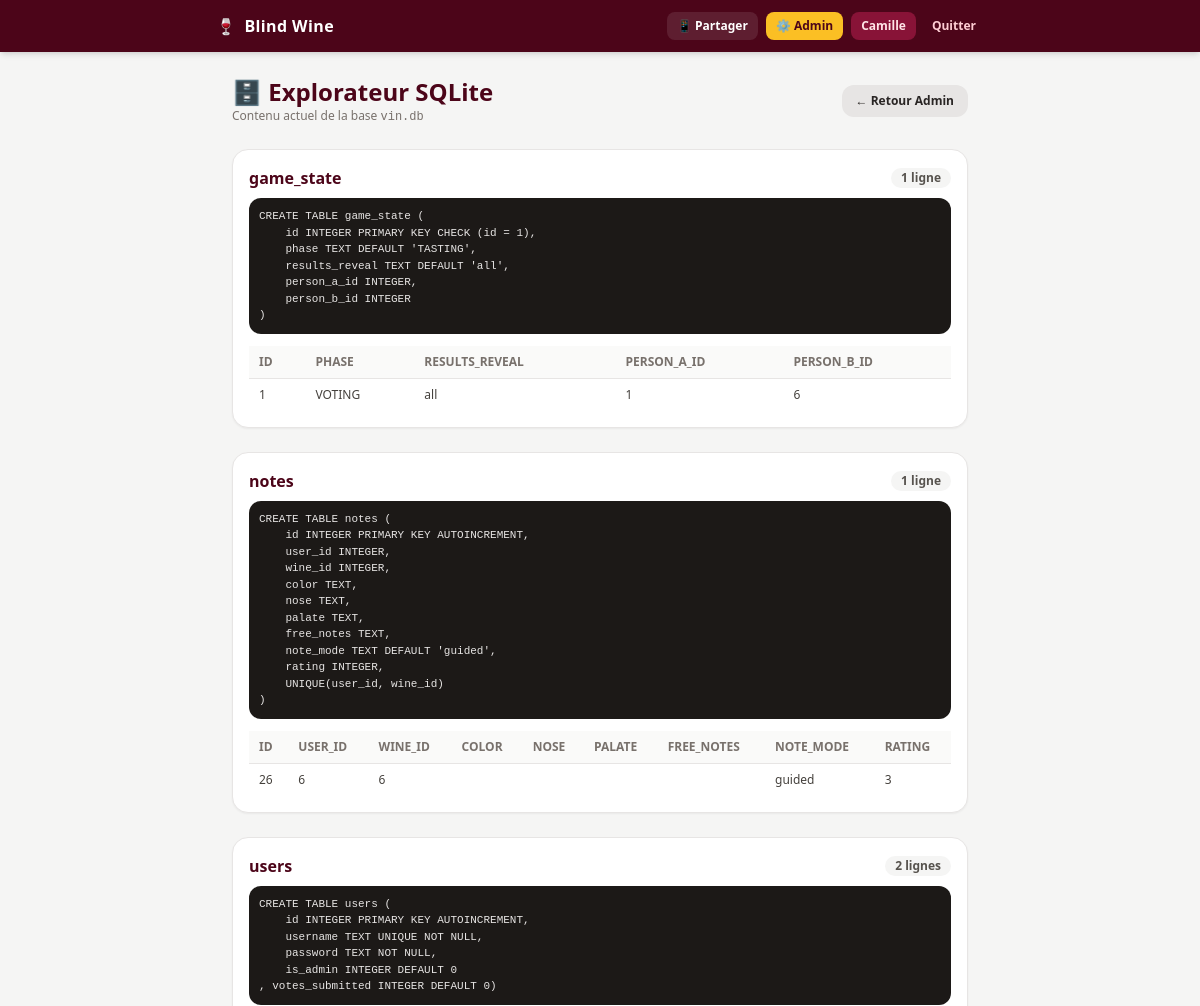
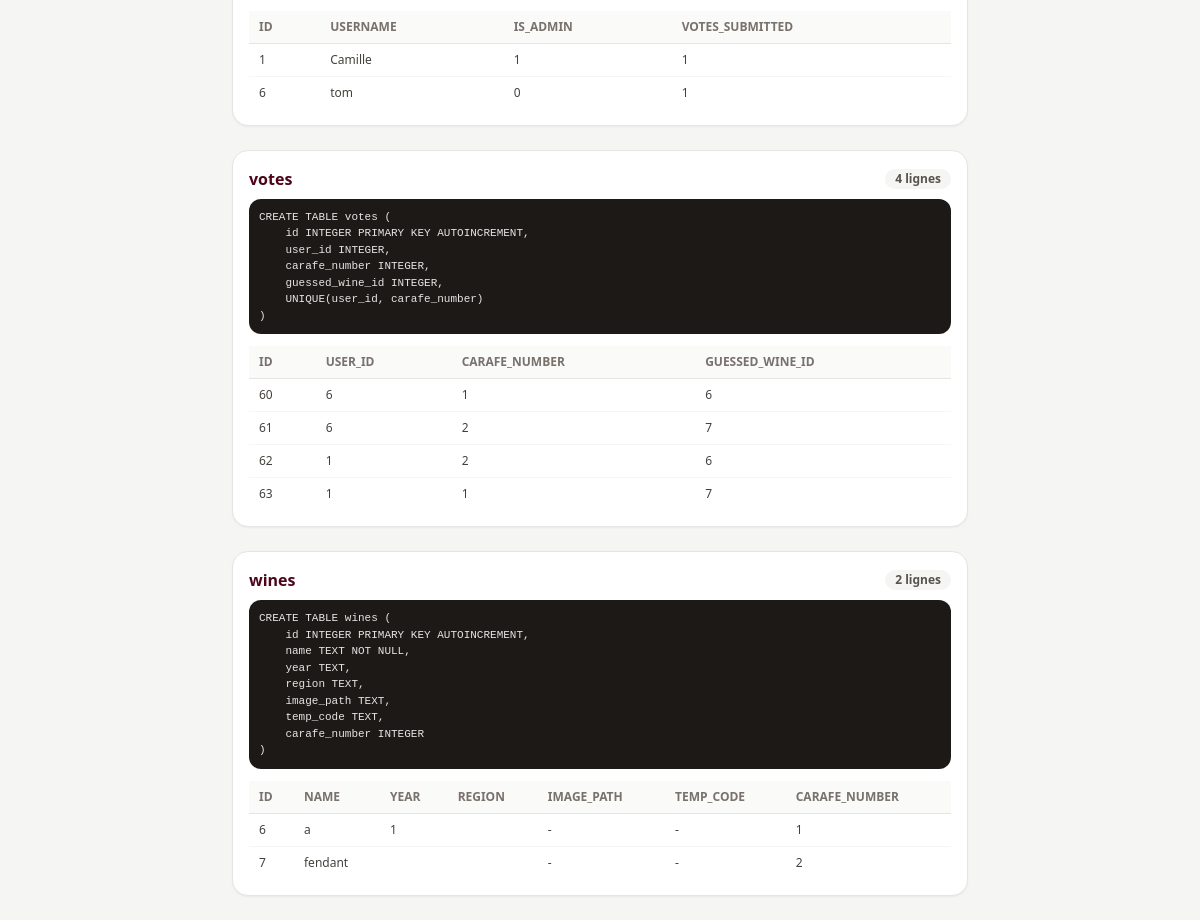
Screenshot of /admin/db (signed in) with the database file from the repository (2 pictures, top to bottom).
### tables this page shows
CREATE TABLE users (
    id INTEGER PRIMARY KEY AUTOINCREMENT,
    username TEXT UNIQUE NOT NULL,
    password TEXT NOT NULL,
    is_admin INTEGER DEFAULT 0
, votes_submitted INTEGER DEFAULT 0);

CREATE TABLE game_state (
    id INTEGER PRIMARY KEY CHECK (id = 1),
    phase TEXT DEFAULT 'TASTING',
    results_reveal TEXT DEFAULT 'all',
    person_a_id INTEGER,
    person_b_id INTEGER
);

CREATE TABLE notes (
    id INTEGER PRIMARY KEY AUTOINCREMENT,
    user_id INTEGER,
    wine_id INTEGER,
    color TEXT,
    nose TEXT,
    palate TEXT,
    free_notes TEXT,
    note_mode TEXT DEFAULT 'guided',
    rating INTEGER,
    UNIQUE(user_id, wine_id)
);

CREATE TABLE wines (
    id INTEGER PRIMARY KEY AUTOINCREMENT,
    name TEXT NOT NULL,
    year TEXT,
    region TEXT,
    image_path TEXT,
    temp_code TEXT,
    carafe_number INTEGER
);

### app.py (the view)
@app.route('/admin/db')
@login_required
@admin_required
def admin_db_view():
    db = get_db()
    table_rows = db.execute(
        "SELECT name, sql FROM sqlite_master WHERE type='table' AND name NOT LIKE 'sqlite_%' ORDER BY name"
    ).fetchall()
    tables = []
    for t in table_rows:
        t_name = t['name']
        cols = [c['name'] for c in db.execute(f"PRAGMA table_info({t_name})").fetchall()]
        rows = [dict(r) for r in db.execute(f"SELECT * FROM {t_name}").fetchall()]
        if t_name == 'users' and 'password' in cols:
            cols = [c for c in cols if c != 'password']
            for r in rows:
                r.pop('password', None)
        tables.append({
            'name': t_name,
            'sql': t['sql'],
            'cols': cols,
            'rows': rows
        })
    return render_template('admin_db.html', tables=tables)

### app.py (called while the page is built)
def get_db():
    conn = sqlite3.connect(DB_NAME)
    conn.row_factory = sqlite3.Row
    return conn

@app.before_request
def make_session_permanent():
    session.permanent = True

def login_required(f):
    @wraps(f)
    def decorated(*args, **kwargs):
        if 'user_id' not in session:
            return redirect(url_for('login'))
        return f(*args, **kwargs)
    return decorated

def admin_required(f):
    @wraps(f)
    def decorated(*args, **kwargs):
        if not session.get('is_admin'):
            flash("Accès réservé à l'administrateur.", "error")
            return redirect(url_for('index'))
        return f(*args, **kwargs)
    return decorated

### templates/admin_db.html
{% extends "base.html" %}
{% block content %}
<div class="mb-6 flex items-center justify-between gap-2 flex-wrap">
  <div>
    <h1 class="text-2xl font-bold text-rose-950">🗄️ Explorateur SQLite</h1>
    <p class="text-xs text-stone-500">Contenu actuel de la base <code>vin.db</code></p>
  </div>
  <a href="{{ url_for('admin') }}"
    class="bg-stone-200 hover:bg-stone-300 text-stone-800 text-xs font-bold px-3.5 py-2 rounded-xl">
    ← Retour Admin
  </a>
</div>
<div class="space-y-6">
  {% for t in tables %}
  <div class="bg-white p-4 rounded-2xl shadow-sm border border-stone-200">
    <div class="flex items-center justify-between gap-2 mb-2">
      <h2 class="font-bold text-base text-rose-950">{{ t['name'] }}</h2>
      <span class="text-xs font-bold bg-stone-100 text-stone-600 px-2.5 py-0.5 rounded-full">
        {{ t['rows']|length }} ligne{{ 's' if t['rows']|length > 1 else '' }}
      </span>
    </div>
    {% if t['sql'] %}
    <pre class="text-[11px] bg-stone-900 text-stone-200 p-2.5 rounded-xl overflow-x-auto mb-3">{{ t['sql'] }}</pre>
    {% endif %}
    {% if t['rows'] %}
    <div class="overflow-x-auto">
      <table class="w-full text-left border-collapse text-xs">
        <thead>
          <tr class="bg-stone-50 border-b border-stone-200 text-stone-500 uppercase">
            {% for col in t['cols'] %}
            <th class="py-2 px-2.5 font-bold">{{ col }}</th>
            {% endfor %}
          </tr>
        </thead>
        <tbody class="divide-y divide-stone-100">
          {% for r in t['rows'] %}
          <tr>
            {% for col in t['cols'] %}
            <td class="py-2 px-2.5 text-stone-700 whitespace-nowrap">{{ r[col] if r[col] is not none else '-' }}</td>
            {% endfor %}
          </tr>
          {% endfor %}
        </tbody>
      </table>
    </div>
    {% else %}
    <p class="text-xs text-stone-400 italic">Table vide.</p>
    {% endif %}
  </div>
  {% endfor %}
</div>
{% endblock %}

### templates/base.html (shortened to what this page needs)
<!DOCTYPE html>
<html lang="fr">
<head>
  <script src="https://cdn.tailwindcss.com"></script>
</head>
<body class="bg-stone-100 text-stone-900 min-h-screen flex flex-col">
  <nav class="bg-rose-950 text-white px-4 py-3 shadow-md sticky top-0 z-30">
    <div class="max-w-3xl mx-auto flex items-center justify-between gap-2">
      <a href="{{ url_for('index') }}" class="font-extrabold text-base tracking-wide flex items-center gap-2 shrink-0">
        <span>🍷</span>
        <span>Blind Wine</span>
      </a>
      {% if session.get('user_id') %}
      <div class="flex items-center gap-2 text-xs font-bold flex-wrap justify-end">
        <a href="{{ url_for('share') }}"
          class="bg-white/10 hover:bg-white/20 text-white px-2.5 py-1.5 rounded-lg transition">
          📱 Partager
        </a>
        {% if session.get('is_admin') %}
        <a href="{{ url_for('admin') }}"
          class="bg-amber-400 hover:bg-amber-300 text-rose-950 px-2.5 py-1.5 rounded-lg transition">
          ⚙️ Admin
        </a>
        {% endif %}
        <span class="hidden sm:inline bg-rose-900 text-rose-100 px-2.5 py-1.5 rounded-lg">
          {{ session.get('username') }}
        </span>
        <a href="{{ url_for('logout') }}" class="text-rose-200 hover:text-white px-2 py-1.5 rounded-lg transition">
          Quitter
        </a>
      </div>
      {% endif %}
    </div>
  </nav>
  <main class="max-w-3xl w-full mx-auto px-4 py-6 flex-1">
    {% if message is defined and message %}
    <div class="bg-white border border-stone-200 rounded-2xl p-6 text-center shadow-sm">
      <div class="text-3xl mb-2">⏳</div>
      <p class="font-semibold text-stone-700">{{ message }}</p>
    </div>
    {% else %}
    {% block content %}{% endblock %}
    {% endif %}
  </main>
</body>
</html>

### rows the page displays
users: get "Camille", id "1" "Camille" "1" "1"
game_state: id "1" "VOTING" "all" "1" "6"
notes: id "26" "6" "6" "guided" "3"
users: id "6" "tom" "0" "1"
wines: id "7" "fendant" "-" "-" "2"

### other values shown
{{ t['name'] }} "game_state" "notes" "users" "votes" "wines"
{{ t['rows']|length }} "1" "1" "2" "4" "2"
{{ t['sql'] }} "CREATE TABLE game_state ( id INTEGER PRIMARY KEY CHECK (id = 1), phase TEXT DEFAULT 'TASTING', results_reveal TEXT DEFAULT 'all', person_a_id INTEGER, person_b_id INTEGER )" "CREATE TABLE users ( id INTEGER PRIMARY KEY AUTOINCREMENT, username TEXT UNIQUE NOT NULL, password TEXT NOT NULL, is_admin INTEGER DEFAULT 0 , votes_submitted INTEGER DEFAULT 0)" "CREATE TABLE votes ( id INTEGER PRIMARY KEY AUTOINCREMENT, user_id INTEGER, carafe_number INTEGER, guessed_wine_id INTEGER, UNIQUE(user_id, carafe_number) )" "CREATE TABLE wines ( id INTEGER PRIMARY KEY AUTOINCREMENT, name TEXT NOT NULL, year TEXT, region TEXT, image_path TEXT, temp_code TEXT, carafe_number INTEGER )"
{{ col }} "ID" "PHASE" "RESULTS_REVEAL" "PERSON_A_ID" "PERSON_B_ID" "ID" "USER_ID" "WINE_ID" "COLOR" "NOSE" "PALATE" "FREE_NOTES" "NOTE_MODE" "RATING" "ID" "USERNAME" "IS_ADMIN" "VOTES_SUBMITTED" "ID" "USER_ID" "CARAFE_NUMBER" "GUESSED_WINE_ID" "ID" "NAME" "YEAR" "REGION" "IMAGE_PATH" "TEMP_CODE" "CARAFE_NUMBER"
{{ 's' if t['rows']|length > 1 else '' }} "s" "s" "s"
{{ r[col] if r[col] is not none else '-' }} "60" "6" "1" "6" "61" "6" "2" "7" "62" "1" "2" "6" "63" "1" "1" "7" "6" "a" "1" "-" "-" "1"
